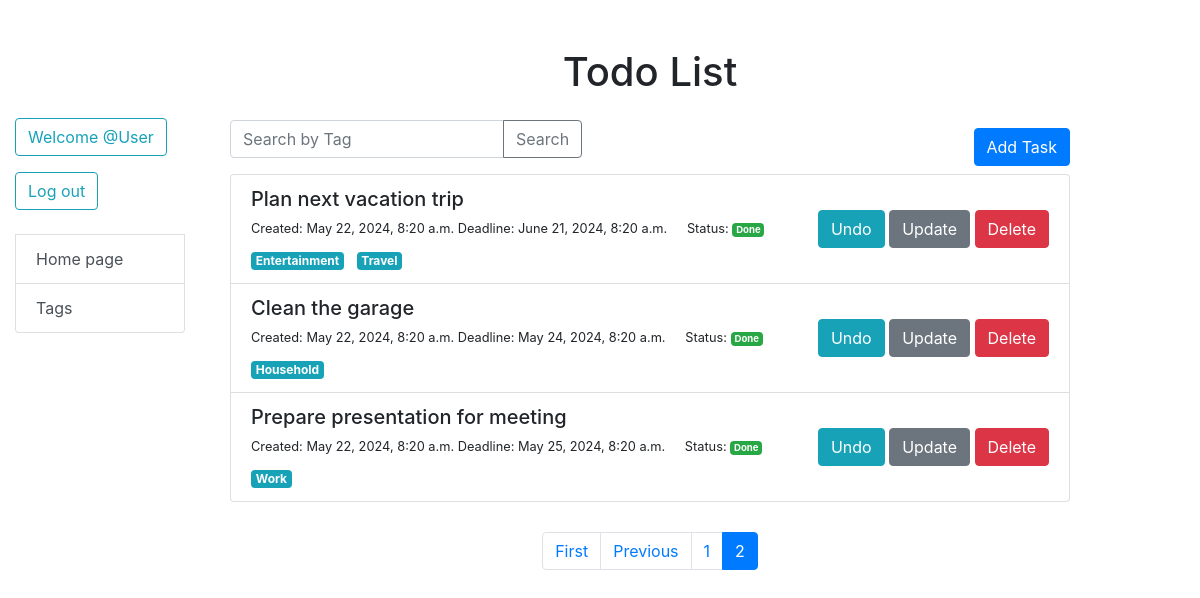
Page /?page=2 (signed in) on the committed database.
### todo/models.py (models this page shows, shortened)
class Task(models.Model):
    content = models.TextField()
    created_at = models.DateTimeField(auto_now_add=True)
    deadline = models.DateTimeField(null=True, blank=True)
    is_done = models.BooleanField(default=False)
    tags = models.ManyToManyField("Tag", related_name="tasks", blank=True)
    owner = models.ForeignKey(
        User,
        on_delete=models.CASCADE,
        related_name="tasks",
    )
    class Meta:
        ordering = ["is_done"]

class Tag(models.Model):
    name = models.CharField(max_length=50)

### todo/views.py (the view)
# urls.py: path("", index, name="index"),
@login_required
def index(request: HttpRequest) -> HttpResponse:
    tag_search = request.GET.get("tag-search")
    tasks = Task.objects.all()
    if tag_search:
        tasks = tasks.filter(tags__name__icontains=tag_search)
    paginator = Paginator(tasks, 5)
    page = request.GET.get("page")
    try:
        tasks = paginator.page(page)
    except PageNotAnInteger:
        tasks = paginator.page(1)
    except EmptyPage:
        tasks = paginator.page(paginator.num_pages)
    context = {
        "tasks": tasks,
        "page_obj": tasks,
        "is_paginated": paginator.num_pages > 1,
    }
    return render(request, "todo/index.html", context)

### todo/templatetags/query_transform.py (called while the page is built)
@register.simple_tag
def query_transform(request, **kwargs):
    updated_params = request.GET.copy()
    for key, value in kwargs.items():
        if value is not None:
            updated_params[key] = value
        else:
            updated_params.pop(key, 0)
    return updated_params.urlencode()

### templates/todo/index.html
{% extends '_base.html' %}
{% block content %}
<div class="container mt-5">
    <h1 class="mb-4 text-center">Todo List</h1>
    <div class="d-flex justify-content-between align-items-center">
        <form method="GET" class="form-inline mb-3">
            <div class="input-group">
                <input type="text" class="form-control" placeholder="Search by Tag" name="tag-search">
                <div class="input-group-append">
                    <button class="btn btn-outline-secondary" type="submit">Search</button>
                </div>
            </div>
        </form>
        <a href="{% url 'todo:add_task' %}" class="btn btn-primary add" title="Add New Task To List">Add Task</a>
    </div>
    <ul class="list-group">
        {% for task in tasks %}
        <li class="list-group-item">
            <div class="d-flex justify-content-between align-items-center">
                <div class="task-item">
                    <h5 class="mb-1">{{ task.content }}</h5>
                    <small>Created: {{ task.created_at }}
                      {% if task.deadline %}
                          Deadline: {{ task.deadline }}
                      {% endif %}
                    </small>
                    <small class="ml-3">Status:
                        <span class="badge {% if task.is_done %}badge-success{% else %}badge-secondary{% endif %}">
                            {{ task.is_done|yesno:"Done,Not Done" }}
                        </span>
                    </small>
                    <ul class="list-inline mt-2">
                        {% for tag in task.tags.all %}
                            <li class="list-inline-item"><span class="badge badge-info">{{ tag.name }}</span></li>
                        {% endfor %}
                    </ul>
                </div>
                <div>
                    <a href="{% url 'todo:toggle_task_status' pk=task.id %}" class="btn btn-info" title="{% if task.is_done %}Undo{% else %}Mark as done{% endif %}">
                        {% if task.is_done %}Undo{% else %}Mark as done{% endif %}
                    </a>
                    <a href="{% url 'todo:update_task' pk=task.id %}" class="btn btn-secondary" title="Update Task">Update</a>
                    <a href="{% url 'todo:delete_task' pk=task.id %}" class="btn btn-danger" title="Delete Task">Delete</a>
                </div>
            </div>
        </li>
        {% endfor %}
    </ul>
</div>
{% endblock %}
{% block pagination %}
  {% include "includes/pagination.html" %}
{% endblock %}

### templates/includes/sidebar.html (shortened to what this page needs)
<ul class="list-group sidebar">
  {% if user.is_authenticated %}
    <form action="{% url 'logout' %}" method="post">
      <p class="user-name btn btn-outline-info my-2 my-sm-0 mb-2" style="margin-right: 10px;">
         Welcome  @{{ user.username|capfirst }}
      </p>
      <button type="submit" class="btn btn-outline-info my-2 my-sm-0">Log out</button>
    </form>
    {% else %}
      <div class="auth">
        <a href="{% url 'login' %}" class="login btn btn-outline-info my-2 my-sm-0 btn-lg" style="float: right;">Sign in</a>
      </div>
  {% endif %}
  <br>
  <li class="list-group-item"><a href="{% url 'todo:index' %}" class="list-group-item-action">Home page</a></li>
  <li class="list-group-item"><a href="{% url 'todo:tag_list' %}" class="list-group-item-action">Tags</a></li>
</ul>

### static/css/styles.css (style rules this page uses)
.add { float:right; }

### rows in the picture
Task: content "Plan next vacation trip", created_at "May 22, 2024, 8:20 a.m.", deadline "June 21, 2024, 8:20 a.m.", is_done "Done", shows "Undo"
Tag: name "Entertainment"
Tag: name "Travel"
Task: content "Clean the garage", created_at "May 22, 2024, 8:20 a.m.", deadline "May 24, 2024, 8:20 a.m.", is_done "Done", shows "Undo"
Tag: name "Household"
Task: content "Prepare presentation for meeting", created_at "May 22, 2024, 8:20 a.m.", deadline "May 25, 2024, 8:20 a.m.", is_done "Done", shows "Undo"
Tag: name "Work"

### other values in the picture
{{ user.username|capfirst }} "User"
{{ num }} "1" "2"
